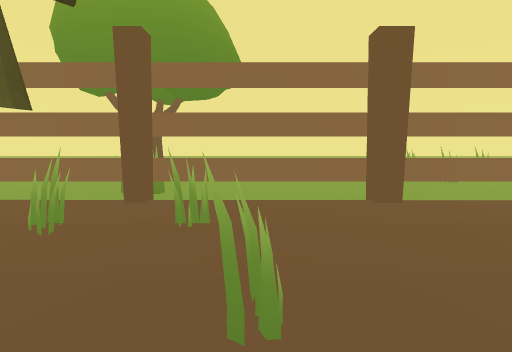
view 1 (above)

23 first-person views from a walk through a Unity game level. The camera is 1.2 m above the floor, tilts 6° down and sees 80° across. The floor is counted in squares, 1 m on a side. Each view is taken from the middle of a square. On the plan, view 1 faces up. The plan holds only what a view shows up to about 13 squares ahead; the rest is blank. The place goes on beyond the plan. The player character is not drawn. Some surface patterns are stand-ins.

view 2
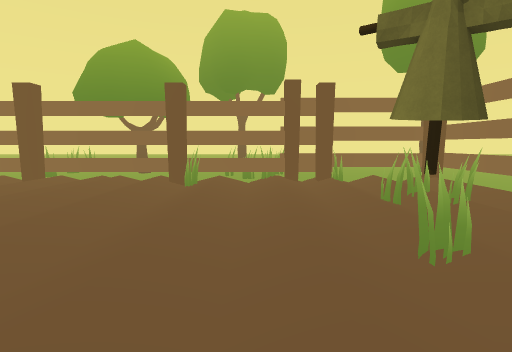

view 3
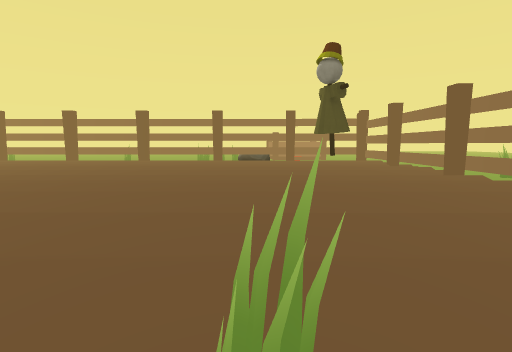

view 4
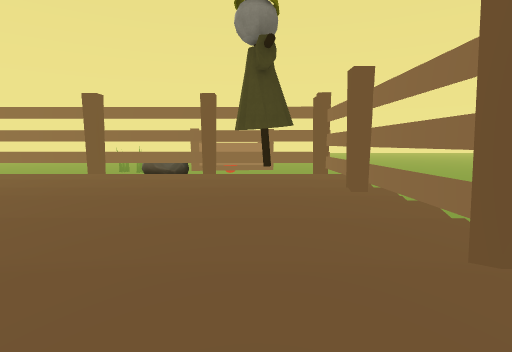

view 5
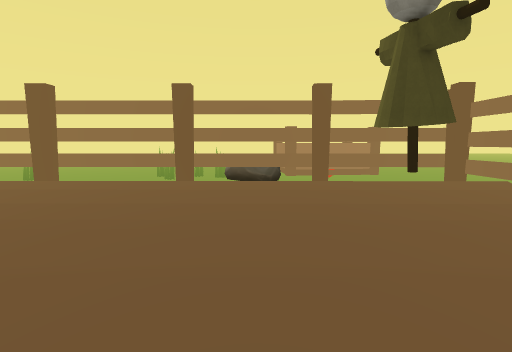

view 6
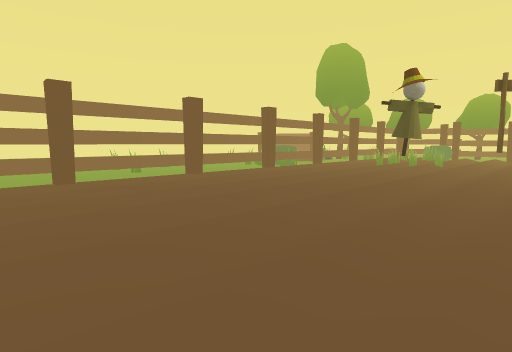

view 7
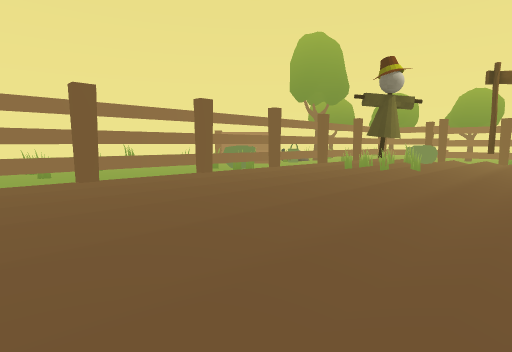

view 8
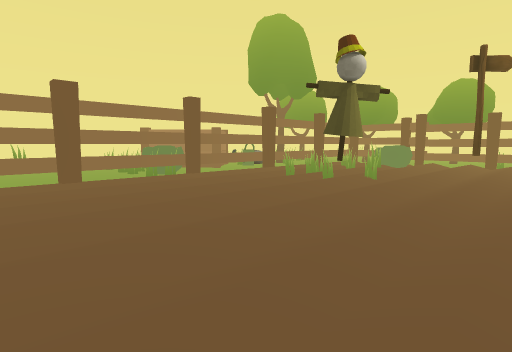

view 9
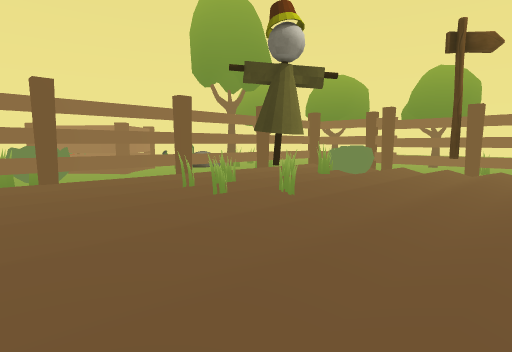

view 10
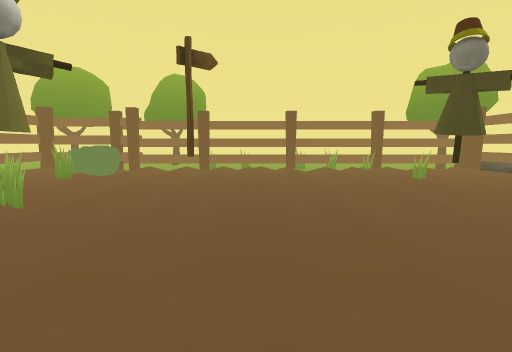

view 11
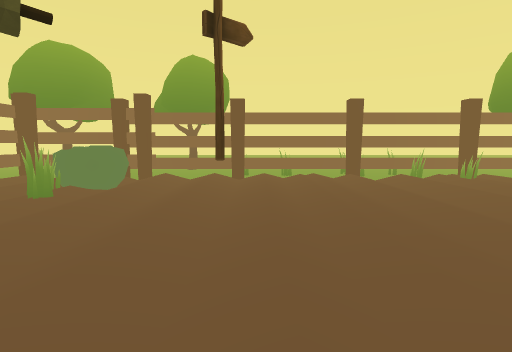

view 12
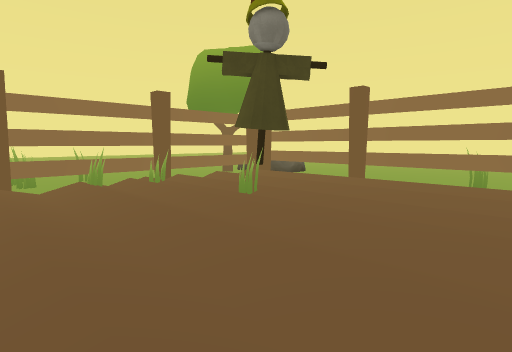

view 13
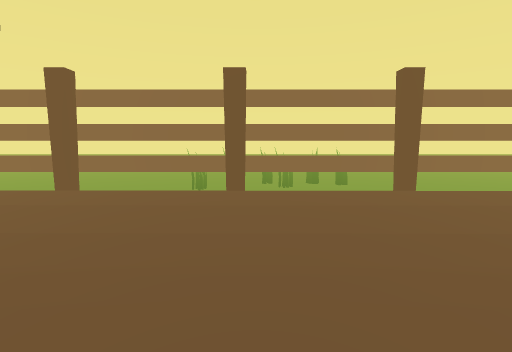

view 14
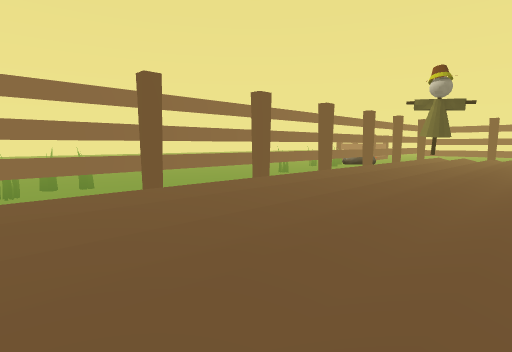

view 15
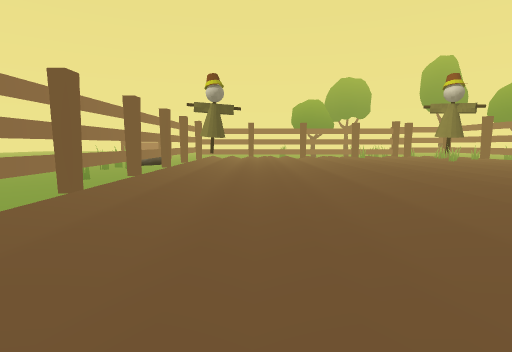

view 16
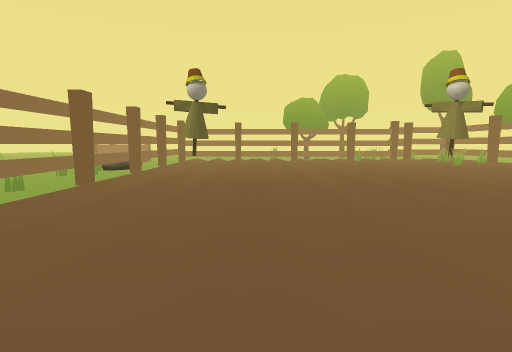

view 17
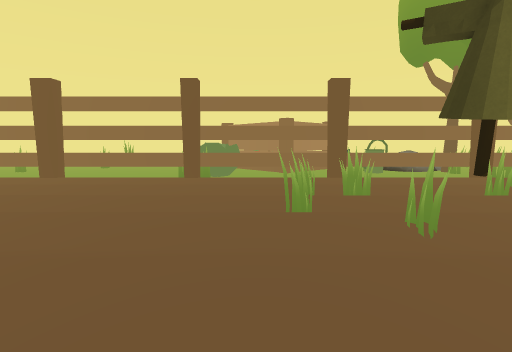

view 18
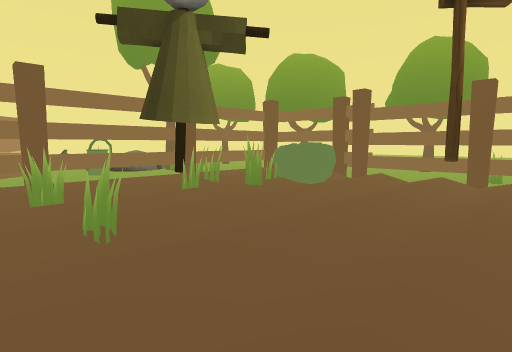

view 19
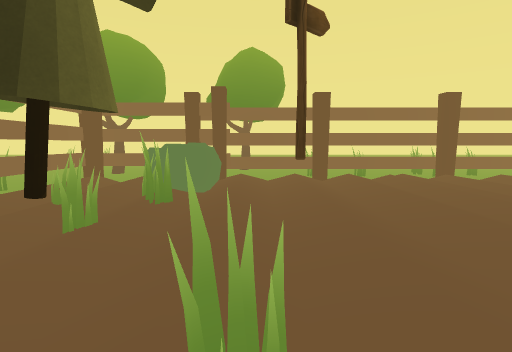

view 20
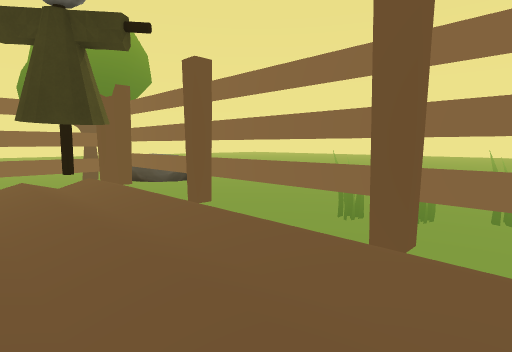

view 21
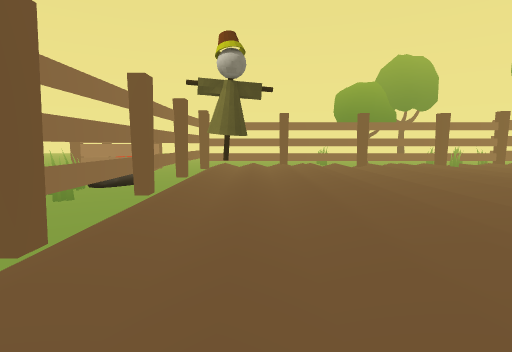

view 22
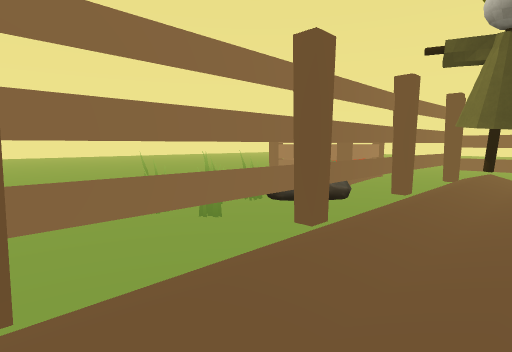

view 23
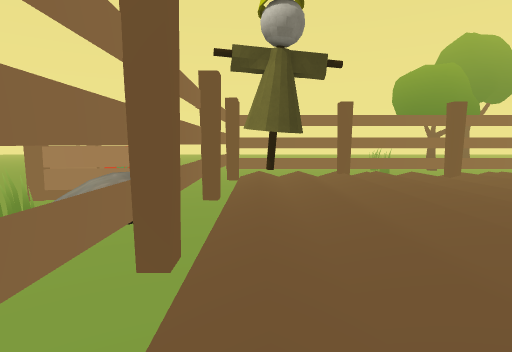

### Floor plan
Key: @ floor where view 1 was taken; # wall or solid block; x gap in a wall; . main floor; : floor 0.25 m higher than the main floor; / step, stairs or slope; = window, fence, low wall or low ledge; S scarecrow; B box; O other object.
Columns run from 7 left of view 1 to 31 right of it. Each row starts with its distance up from view 1.
  8                       OOO
  7 ..............         O          OO
  6 #==#=#===#====#====#===#====#===#====#.
  5 =//x/////////////////////////////////=.
  4 #:OOO:O::::::::.../////////// ./O////=
  3 =...O.....................OO..#...O..=
  2 #//////O//////////..::::::::::OOOOO :#
  1 x.........................O.......OO.#
  0 #//////@///////////////////O/////////#.
 -1 :....................................#.
 -2 #O...................................#.
 -3 :::::::::::::........................#
 -4 .....................................#
 -5 :::::::::::::::::::::::::::..........#
 -6 #....................................#
 -7 #....................................#.
 -8 #....................................#O
 -9 #...................................O#.
-10 ..................:::::::::::::::::O:#.
-11 #/..............................O....#
-12 #////////////////////////////////////#
-13 :::........///////////////////////##/#
-14 =..#..............................##.#.
-15 .::S::::::::::::::::::::::::::::::#O:#.
-16 xOOOO#...##...#...##...#  .##...#....#
-17 .....#BOO...==..O=..===......O==.===.O
-18 ..BBBBBOO.OO...OO.......OOOOO.......OO
-19      OB

Positions as (right, up) in squares from view 1, and headings:
1: (0, 0), facing up
2: (3, 0), facing left
3: (0, 3), facing down
4: (-4, -4), facing down
5: (0, -6), facing down
6: (0, -5), facing up-right
7: (4, -5), facing up-right
8: (9, -5), facing up-right
9: (14, -5), facing up-right
10: (14, -5), facing right
11: (18, -3), facing right
12: (20, -6), facing down-right
13: (20, -8), facing down
14: (20, -8), facing down-left
15: (20, -11), facing left
16: (18, -10), facing left
17: (18, -4), facing up
18: (19, -4), facing up-right
19: (19, 0), facing right
20: (19, -12), facing down-right
21: (11, -13), facing left
22: (7, -13), facing down-left
23: (6, -15), facing left
